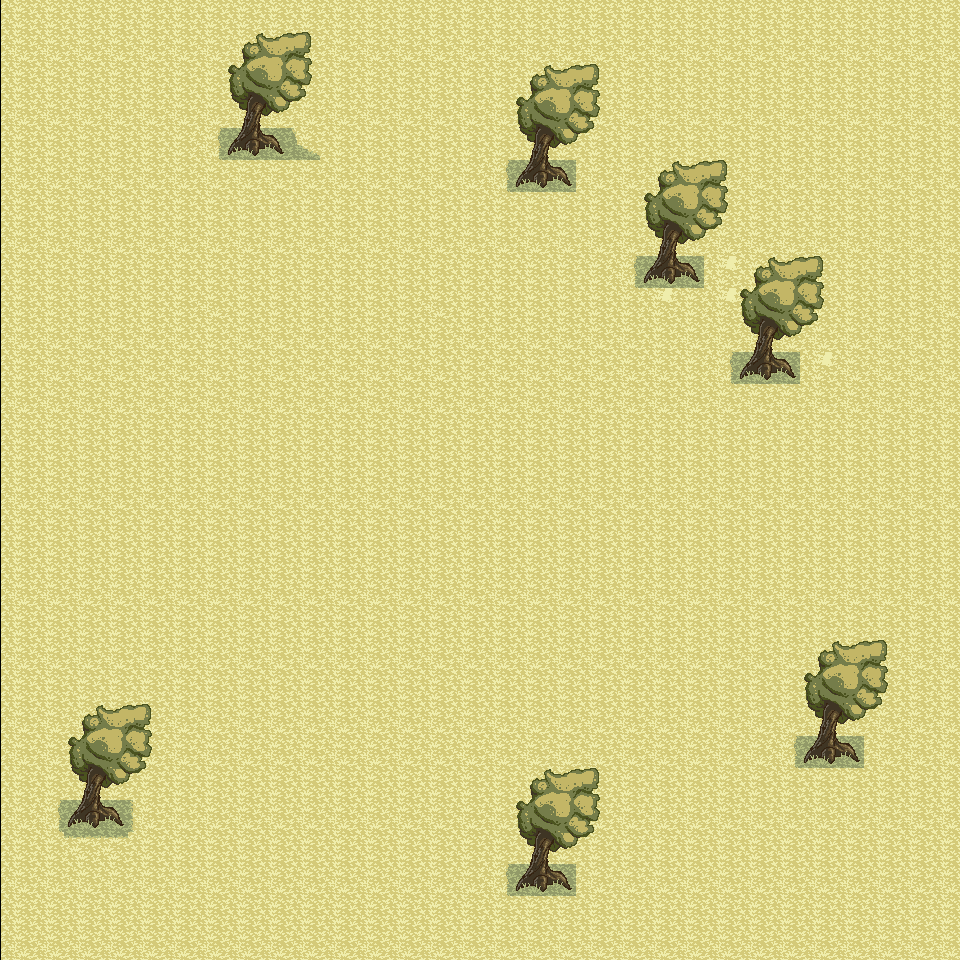

A 2D game scene composited from a Tiled map and its tileset images. What follows is a short description and the map's XML, with each tile layer's data collapsed to a summary:
An orthogonal 30x30 tile map with 32x32 px tiles, 2 tile layers (Ground, Trees) and 1 object.

<map version="1.0" orientation="orthogonal" renderorder="right-down" width="30" height="30" tilewidth="32" tileheight="32" nextobjectid="12">
 <tileset firstgid="1" name="New Thingy" tilewidth="32" tileheight="32" tilecount="900" columns="30">
  <image source="art.png" width="960" height="960" />
 </tileset>
 <layer name="Ground" width="30" height="30" offsetx="1.33333" offsety="0">
  <data>[900 cells, 900 non-empty, 2 distinct tile ids]</data>
 </layer>
 <layer name="Trees" width="30" height="30">
  <data>[900 cells, 92 non-empty, 16 distinct tile ids]</data>
 </layer>
 <objectgroup name="Tree Boxes">
  <object id="11" x="64" y="704" width="94.6667" height="126.667" />
 </objectgroup>
</map>